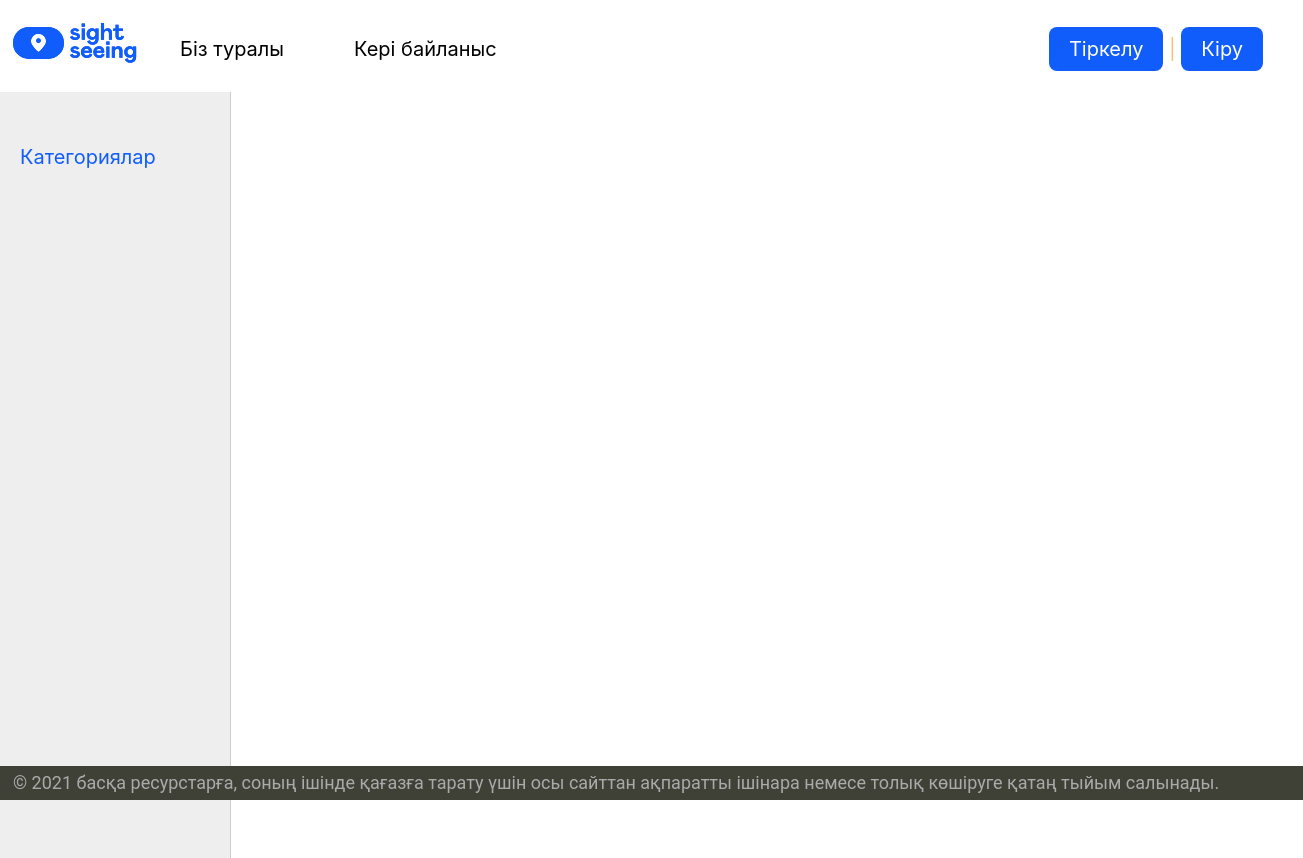
/, run on an earlier commit of the app's database.
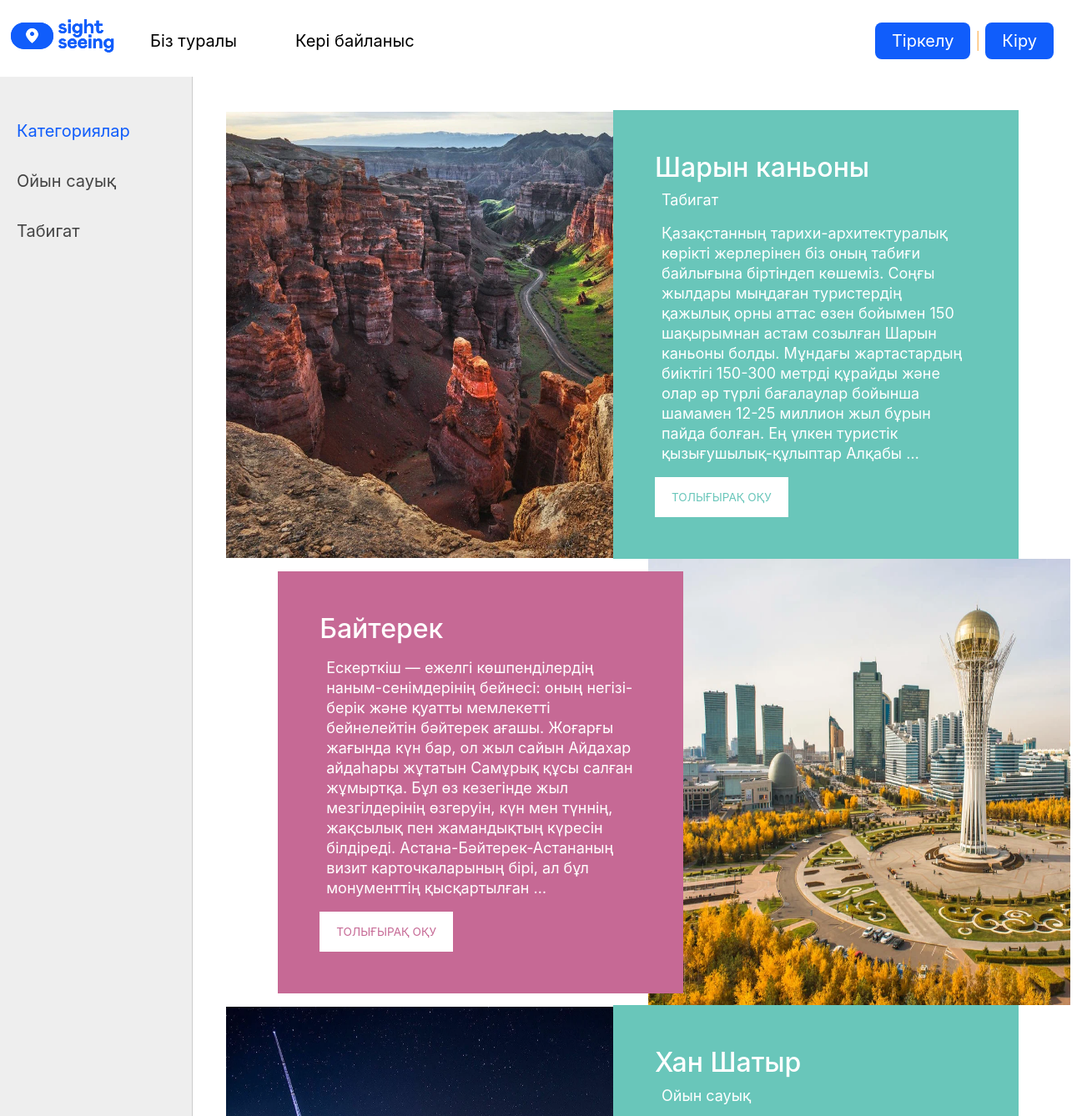
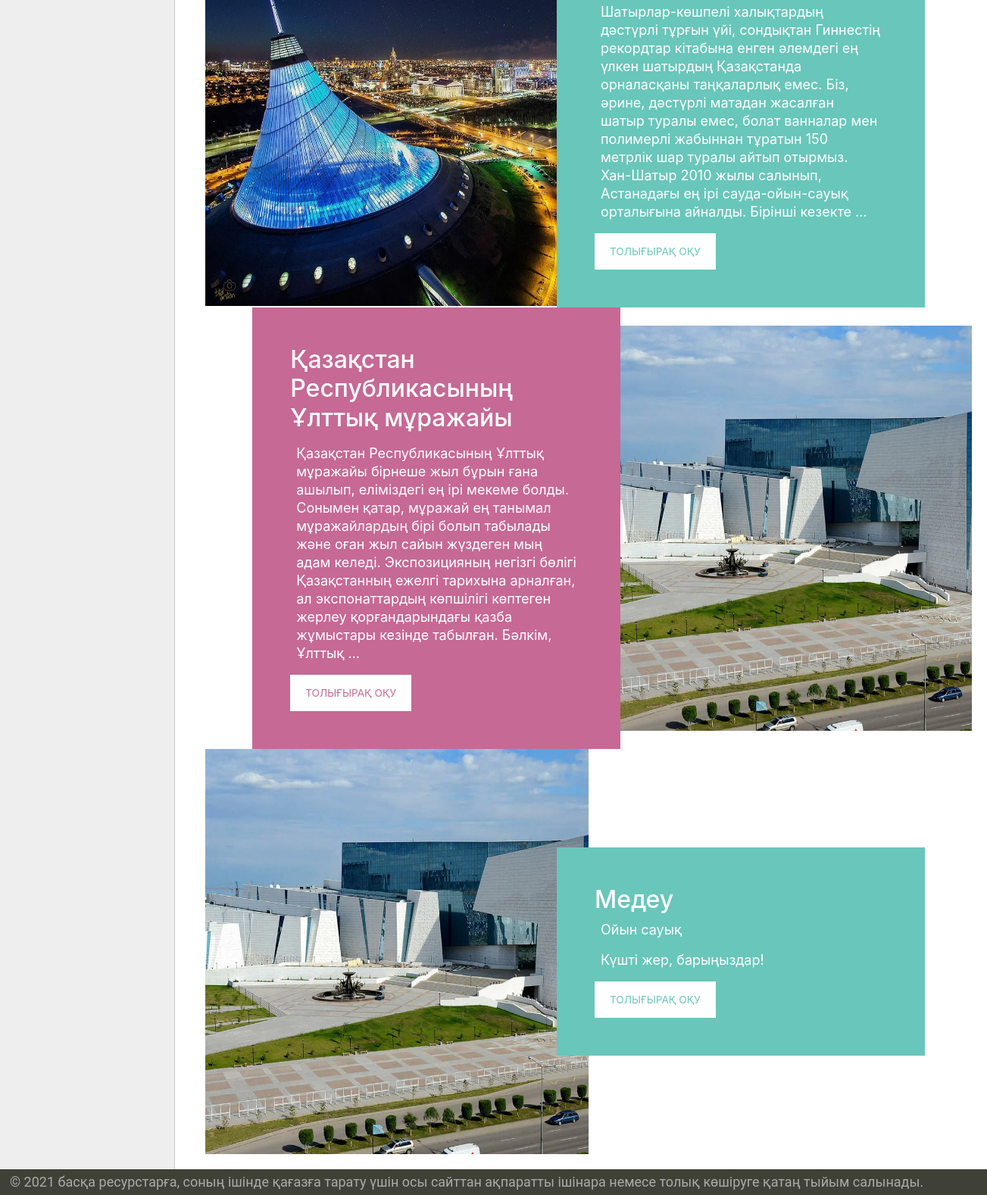
And on a later commit of the database (2 pictures, top to bottom).
### tourist/models.py (models this page shows, shortened)
class Category(models.Model):
    name = models.CharField(max_length=100, db_index=True, verbose_name="Категория")
    slug = models.SlugField(max_length=255, unique=True, db_index=True, verbose_name="URL")
    def __str__(self):
        return self.name
    def get_absolute_url(self):
        return reverse('category', kwargs={'cat_slug': self.slug})
    class Meta:
        verbose_name = 'Категория'
        verbose_name_plural = 'Категории'
        ordering = ['id']

class Tourist(models.Model):
    title = models.CharField(max_length=255, verbose_name="Заголовок")
    slug = models.SlugField(max_length=255, unique=True, db_index=True, verbose_name="URL")
    content = models.TextField(blank=True, verbose_name="Текст статьи")
    photo = models.ImageField(upload_to="photos/%Y/%m/%d/", verbose_name="Фото")
    time_create = models.DateTimeField(auto_now_add=True, verbose_name="Время создания")
    time_update = models.DateTimeField(auto_now=True, verbose_name="Время изменения")
    is_published = models.BooleanField(default=True, verbose_name="Публикация")
    cat = models.ForeignKey('Category', on_delete=models.PROTECT, verbose_name="Категории")
    user = models.ForeignKey(User, verbose_name='Пользователь', on_delete=models.CASCADE)
    def get_absolute_url(self):
        return reverse('post', kwargs={'post_slug': self.slug})
    class Meta:
        verbose_name = 'Көрікті жерлер'
        verbose_name_plural = 'Көрікті жерлер'
        ordering = ['id']

### tourist/views.py (the view)
# urls.py: path('', TouristHome.as_view(), name='home'),
class TouristHome(DataMixin, ListView):
    model = Tourist
    template_name = 'tourist/index.html'
    context_object_name = 'posts'
    def get_context_data(self, *, object_list=None, **kwargs):
        context = super().get_context_data(**kwargs)
        c_def = self.get_user_context(title="Басты бет")
        return dict(list(context.items()) + list(c_def.items()))
    def get_queryset(self):
        return Tourist.objects.filter(is_published=True).select_related('cat')

### tourist/utils.py (called while the page is built)
    def get_user_context(self, **kwargs):
        context = kwargs
        cats = Category.objects.annotate(Count('tourist'))
        user_menu = menu.copy()
        if not self.request.user.is_authenticated:
            user_menu.pop(1)
        context['menu'] = user_menu
        context['cats'] = cats
        if 'cat_selected' not in context:
            context['cat_selected'] = 0
        return context

### tourist/templates/tourist/index.html (shortened to what this page needs)
{% extends 'tourist/base.html' %}
{% block content %}
    {% for p in posts %}
        {% if forloop.counter == 1 %}
            <div class="tm-container-outer" id="tm-section-2">
                <section class="tm-slideshow-section">
                    <div class="tm-slideshow">
                        {% if p.photo %}
                        <img src="{{p.photo.url}}" style="width:650px;height: 535px;" alt="Image">
                        {% endif %}
                    </div>
                    <div class="tm-slideshow-description tm-bg-primary">
                        <h2 class="">{{p.title}}</h2>
                        <p class="first">{{p.cat}}</p>
                        <p>{% autoescape on %}
	                    {{p.content|linebreaks|truncatewords:50}}
	                    {% endautoescape %}</p>
                        <a  class="text-uppercase tm-btn tm-btn-white tm-btn-white-primary" href="{{ p.get_absolute_url }}">Толығырақ оқу</a>
                    </div>
                </section>
{%  elif forloop.counter == 2%}
                 <section class="clearfix tm-slideshow-section tm-slideshow-section-reverse">
                    <div class="tm-right tm-slideshow tm-slideshow-highlight">
                        {% if p.photo %}
                        <img src="{{p.photo.url}}" style="width:650px;height: 535px;" alt="Image">
                        {% endif %}
                    </div>
                    <div class="tm-slideshow-description tm-slideshow-description-left tm-bg-highlight">
                        <h2 class="">{{p.title}}</h2>
                        <p>{% autoescape on %}
	                    {{p.content|linebreaks|truncatewords:50}}
	                    {% endautoescape %}</p>
                        <a href="{{ p.get_absolute_url }}" class="text-uppercase tm-btn tm-btn-white tm-btn-white-highlight">Толығырақ оқу</a>
                    </div>
                </section>
                {%  elif forloop.counter == 3 %}
                      <section class="tm-slideshow-section">
                    <div class="tm-slideshow">
                        {% if p.photo %}
                        <img src="{{p.photo.url}}" style="width:650px;height: 535px;" alt="Image">
                        {% endif %}
                    </div>
                    <div class="tm-slideshow-description tm-bg-primary">
                        <h2 class="">{{p.title}}</h2>
                        <p class="first">{{p.cat}}</p>
                        <p>{% autoescape on %}
	                    {{p.content|linebreaks|truncatewords:50}}
	                    {% endautoescape %}</p>
                        <a  class="text-uppercase tm-btn tm-btn-white tm-btn-white-primary" href="{{ p.get_absolute_url }}">Толығырақ оқу</a>
                    </div>
                </section>
{%  elif forloop.counter == 4%}
                 <section class="clearfix tm-slideshow-section tm-slideshow-section-reverse">
                    <div class="tm-right tm-slideshow tm-slideshow-highlight">
                        {% if p.photo %}
                        <img src="{{p.photo.url}}" style="width:650px;height: 535px;" alt="Image">
                        {% endif %}
                    </div>
                    <div class="tm-slideshow-description tm-slideshow-description-left tm-bg-highlight">
                        <h2 class="">{{p.title}}</h2>
                        <p>{% autoescape on %}
	                    {{p.content|linebreaks|truncatewords:50}}
	                    {% endautoescape %}</p>
                        <a href="{{ p.get_absolute_url }}" class="text-uppercase tm-btn tm-btn-white tm-btn-white-highlight">Толығырақ оқу</a>
                    </div>
                   </section>
                     {%  elif forloop.counter == 5%}
                      <section class="tm-slideshow-section">
                    <div class="tm-slideshow">
                        {% if p.photo %}
                        <img src="{{p.photo.url}}" style="width:650px;height: 535px;" alt="Image">
                        {% endif %}
                    </div>
                    <div class="tm-slideshow-description tm-bg-primary">
                        <h2 class="">{{p.title}}</h2>
                        <p class="first">{{p.cat}}</p>
                        <p>{% autoescape on %}
	                    {{p.content|linebreaks|truncatewords:50}}
	                    {% endautoescape %}</p>
                        <a  class="text-uppercase tm-btn tm-btn-white tm-btn-white-primary" href="{{ p.get_absolute_url }}">Толығырақ оқу</a>
                    </div>
                </section>
            </div>
        {% endif %}
	{% endfor %}
{% endblock %}

### tourist/templates/tourist/base.html (shortened to what this page needs)
<!DOCTYPE html>
{% load static %}
{% load tourist_tags %}
{% load bootstrap4 %}
<html>
<head>
    {% bootstrap_css %}
	<link href="{% static 'tourist/css/styles.css' %}" rel="stylesheet" />
	<link href="{% static 'tourist/css/bootstrap.min.css' %}" rel="stylesheet" />
	<link href="{% static 'tourist/css/datepicker.css' %}" rel="stylesheet" />
	<link href="{% static 'tourist/css/templatemo-style.css' %}" rel="stylesheet" />
	<link href="{% static 'font/css/font-awesome.css' %}" rel="stylesheet" />
    <link rel="stylesheet" href="font-awesome-4.7.0/css/font-awesome.min.css">
    <link rel="stylesheet" href="css/bootstrap.min.css">
    <link rel="stylesheet" type="text/css" href="{% static 'tourist/slick/slick.css' %}" />
    <link rel="stylesheet" type="text/css" href="{% static 'slick/slick-theme.css' %}"/>
</head>
<body>
<table class="table-page" border=0 cellpadding="0" cellspacing="0">
<tr><td valign=top>
{% block mainmenu %}
		<div class="header">
			<ul id="mainmenu" class="mainmenu">
			<li class="logo"><a href="{% url 'home' %}"><div class="logo">
            </div></a></li>
{% for m in menu %}
			<li><a href="{% url m.url_name %}">{{m.title}}</a></li>
{% endfor %}
				{% if request.user.is_authenticated %}
				<li class="last"> {{user.username}} | <a href="{% url 'logout' %}">Шығу</a></li>
				{% else %}
				<li class="last"><a class="header_btn" href="{% url 'register' %}">Тіркелу</a> | <a  href="{% url 'login' %}">Кіру</a></li>
				{% endif %}
			</ul>
		</div>
{% endblock mainmenu %}
<table class="table-content" border=0 cellpadding="0" cellspacing="0">
<tr>
	<td valign="top" class="left-chapters">
	<ul id="leftchapters">
{% if cat_selected == 0 %}
		<li class="selected">Категориялар</li>
{% else %}
		<li><a href="{% url 'home' %}">Категориялар</a></li>
{% endif %}
{% for c in cats %}
{% if c.tourist__count > 0 %}
	{% if c.pk == cat_selected %}
		<li class="selected">{{c.name}}</li>
	{% else %}
		<li><a href="{{ c.get_absolute_url }}">{{c.name}}</a></li>
	{% endif %}
{% endif %}
{% endfor %}
	</ul>
</td>
<td valign="top" class="content">
	<div class="content-text">
{% block content %}
{% endblock %}
	</div>
</td></tr></table>
</td></tr>
<tr><td valign=top>
	<div id="footer">
		<p>© 2021 басқа ресурстарға, соның ішінде қағазға тарату үшін осы сайттан ақпаратты ішінара немесе толық көшіруге қатаң тыйым салынады.</p>
	</div>
</td></tr></table>
</body>
</html>

### tourist/static/tourist/css/styles.css (style rules this page uses)
html, body { font-family: "Inter",sans-serif; margin: 0; padding: 0; height: 100%; width: 100%; color: #444; }
p { font-size: 18px; line-height: 24px; padding: 0 8px; margin: 0; }
a { color: #00FFFF; text-decoration: none; }
img { width: auto; height: auto; }
.table-page { width: 100%; height: 100%; vertical-align: top; }
.table-page tr { height: 100%; }
.header { background-color: #ffffff; height: auto; padding: 16px 0px; }
.logo { background: url('../images/logo-sight.svg') no-repeat 10px 5px; width: 150px; height: 60px; }
ul.mainmenu { list-style: none; margin: 0; padding: 0; height: 60px; color: #fdc073; font-size: 20px; overflow: hidden; }
ul.mainmenu li { float: left; margin: 18px 40px 0 30px; }
ul.mainmenu li.logo { margin: 0; }
ul.mainmenu li.last { float: right; }
.last a { padding: 10px 20px; background-color: #105dfb; color: #ffffff!important; border:none; border-radius: 8px; }
ul.mainmenu li a { color: #000000; text-decoration: none; }
.table-content { width: 100%; min-height: 100%; height: 100%; }
.left-chapters { margin: 0; background: #eee; border-right: 1px solid #ccc; min-height: 100%; }
.left-chapters ul { width: 230px; min-height: 100%; margin: 0; padding: 20px 10px 10px 20px; list-style: none; font-size: 20px; }
.left-chapters ul li { margin: 30px 0 0 0; color: #999; }
.left-chapters ul li.selected { color: #105dfb; }
.left-chapters ul li a { color: #444; text-decoration: none; }
.content { padding: 40px 20px 20px 40px; width: 100%; box-sizing: border-box; }
.content-text { color: #000; font-size: 18px; line-height: 24px; }
#footer { box-sizing: border-box; background: #3F4137; padding: 5px; color: #aaa; font-size: 14px; font-family: Roboto, sans-serif; text-align: left; overflow: hidden; }

### tourist/static/tourist/css/templatemo-style.css (style rules this page uses)
body { font-family: 'Open Sans', Helvetica, Arial, sans-serif; font-size: 13px; font-weight: 300; background: #e6e6e6; }
a, button { transition: all 0.3s ease; }
p:last-child { margin-bottom: 0; }
.tm-container-outer { max-width: 1400px; margin: 0 auto; }
.tm-bg-primary { background: #69c6ba; }
.tm-bg-highlight { background: #c66995; }
.tm-btn { cursor: pointer; display: inline-block; font-size: 0.85rem; font-weight: 400; padding: 12px 20px; }
.tm-btn-white { background: white; }
.tm-btn-white-primary { color: #69c6ba; }
.tm-btn-white-highlight { color: #c66995; }
.tm-right { display: inline-block; float: right; }
.tm-slideshow-section { display: -webkit-box; display: -webkit-flex; display: -ms-flexbox; display: flex; -webkit-box-align: center; -webkit-align-items: center; -ms-flex-align: center; align-items: center; }
.tm-slideshow-section-reverse { -webkit-box-orient: horizontal; -webkit-box-direction: reverse; -webkit-flex-direction: row-reverse; -ms-flex-direction: row-reverse; flex-direction: row-reverse; }
.tm-slideshow { width: 50%; overflow: hidden }
.tm-slideshow-description { padding: 50px; color: white; width: 48%; z-index: 100; margin-left: -42px; }
.tm-slideshow-description-left { margin-left: auto; margin-right: -42px; }

What changed in the data, as far as the page shows it:
added Category: name "Ойын сауық"
added Category: name "Табигат"
added Tourist: photo (picture), title "Шарын каньоны", cat "Табигат", content "Қазақстанның тарихи-архитектуралық көрікті жерлерінен біз оның табиғи байлығына біртіндеп көшеміз. Соңғы жылдары мыңдаған туристердің қажылық орны аттас өзен бойымен 150 шақырымнан астам созылған Шарын каньоны болды. Мұндағы жартастардың биіктігі 150-300 метрді құрайды және олар әр түрлі бағалаулар бойынша шамамен 12-25 миллион жыл бұрын пайда болған. Ең үлкен туристік қызығушылық-құлыптар Алқабы …"
added Tourist: photo (picture), title "Байтерек", content "Ескерткіш — ежелгі көшпенділердің наным-сенімдерінің бейнесі: оның негізі-берік және қуатты мемлекетті бейнелейтін бәйтерек ағашы. Жоғарғы жағында күн бар, ол жыл сайын Айдахар айдаһары жұтатын Самұрық құсы салған жұмыртқа. Бұл өз кезегінде жыл мезгілдерінің өзгеруін, күн мен түннің, жақсылық пен жамандықтың күресін білдіреді. Астана-Бәйтерек-Астананың визит карточкаларының бірі, ал бұл монументтің қысқартылған …"
added Tourist: photo (picture), title "Хан Шатыр", cat "Ойын сауық", content "Шатырлар-көшпелі халықтардың дәстүрлі тұрғын үйі, сондықтан Гиннестің рекордтар кітабына енген әлемдегі ең үлкен шатырдың Қазақстанда орналасқаны таңқаларлық емес. Біз, әрине, дәстүрлі матадан жасалған шатыр туралы емес, болат ванналар мен полимерлі жабыннан тұратын 150 метрлік шар туралы айтып отырмыз. Хан-Шатыр 2010 жылы салынып, Астанадағы ең ірі сауда-ойын-сауық орталығына айналды. Бірінші кезекте …"
added Tourist: photo (picture), title "Қазақстан Республикасының Ұлттық мұражайы", content "Қазақстан Республикасының Ұлттық мұражайы бірнеше жыл бұрын ғана ашылып, еліміздегі ең ірі мекеме болды. Сонымен қатар, мұражай ең танымал мұражайлардың бірі болып табылады және оған жыл сайын жүздеген мың адам келеді. Экспозицияның негізгі бөлігі Қазақстанның ежелгі тарихына арналған, ал экспонаттардың көпшілігі көптеген жерлеу қорғандарындағы қазба жұмыстары кезінде табылған. Бәлкім, Ұлттық …"
added Tourist: photo (picture), title "Медеу", cat "Ойын сауық", content "Күшті жер, барыңыздар!"
